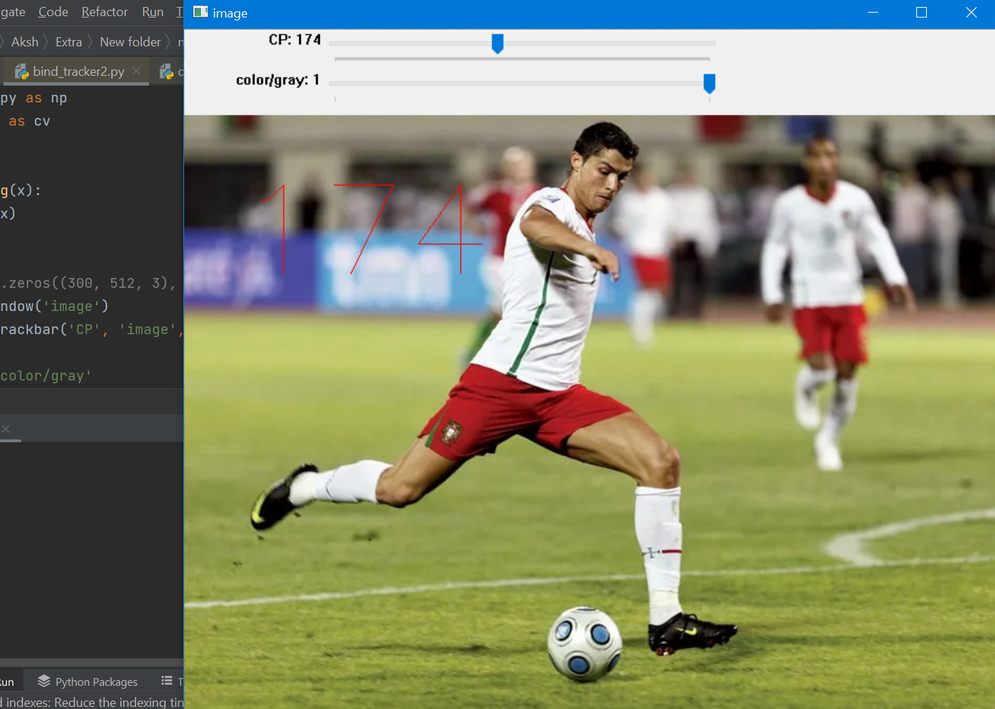
#> input picture bind_trackbar/bind_trac2.png, 995 x 709 px, shrunk from 1416 x 1010 before the run
$ python img_to_cartoon.py
#> lines starting #> are read from the running program, lines starting #| are printed output that depends on the picture; after the words box and inside, x2 and y2 are one past the last pixel; in counts of white or black regions, pixels touching at a corner belong together
# imge processing library
import cv2
import numpy as np

# create GUIs
from tkinter.filedialog import *

# ask to open file
photo = askopenfilename()
#> the answer given: ../bind_trackbar/bind_trac2.png
# for reading the image
img = cv2.imread(photo)
#> img is the input picture: shape (709, 995, 3); mean B, G, R 106.5, 135.4, 131.8
# used to convert color to grey
grey = cv2.cvtColor(img, cv2.COLOR_BGR2GRAY)
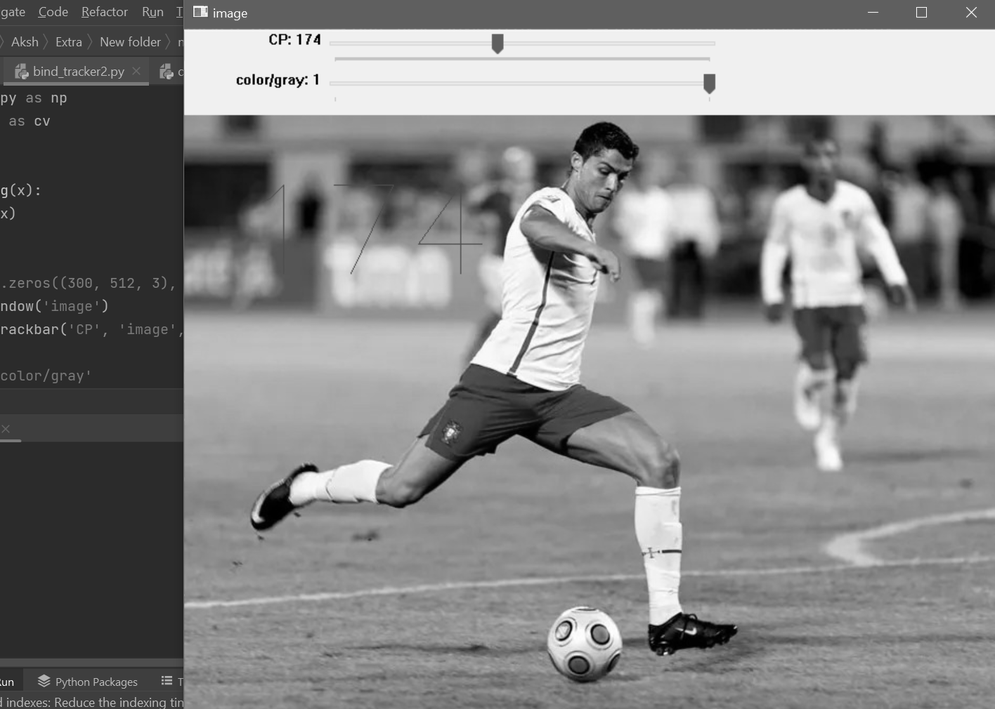
#> grey: shape (709, 995); min 0, max 255, mean 131
# used for processes the edges while removing the noise.
grey = cv2.medianBlur(grey, 5)
edges = cv2.adaptiveThreshold(grey, 255, cv2.ADAPTIVE_THRESH_MEAN_C, cv2.THRESH_BINARY, 9, 9)
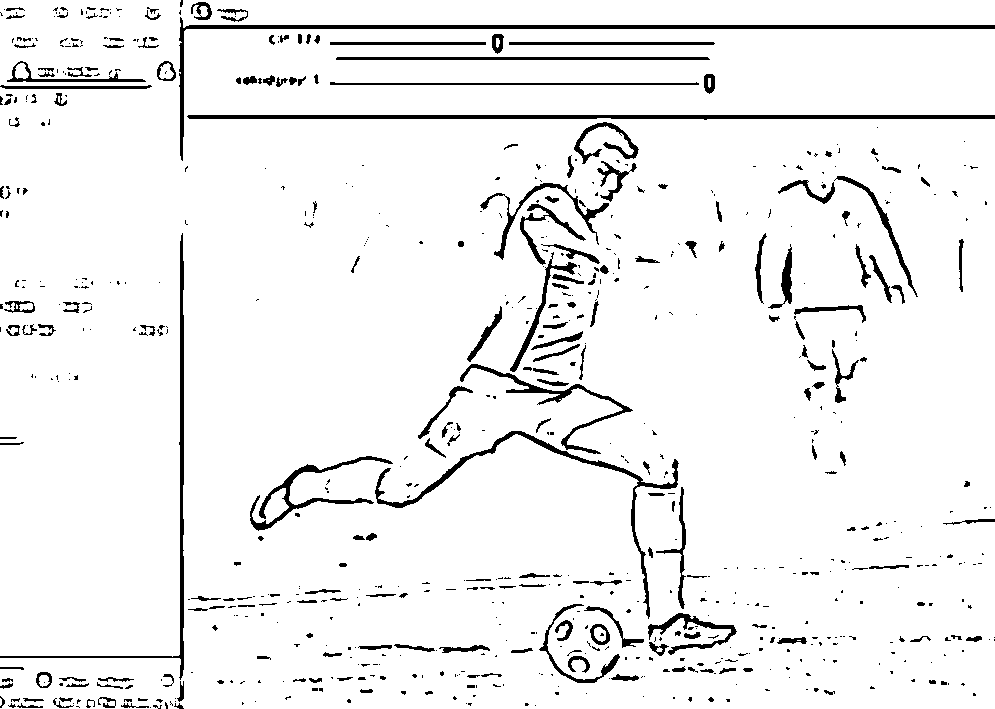
#> edges: shape (709, 995); 94.2% white; 721 black regions (491 under 20 px), largest, box (x1, y1, x2, y2) and area: (179, 17, 995, 161) 3773, (187, 115, 995, 120) 3217, (375, 431, 679, 619) 2226

color = cv2.bilateralFilter(img, 9, 230, 230)
cartoon = cv2.bitwise_and(color, color, mask=edges)
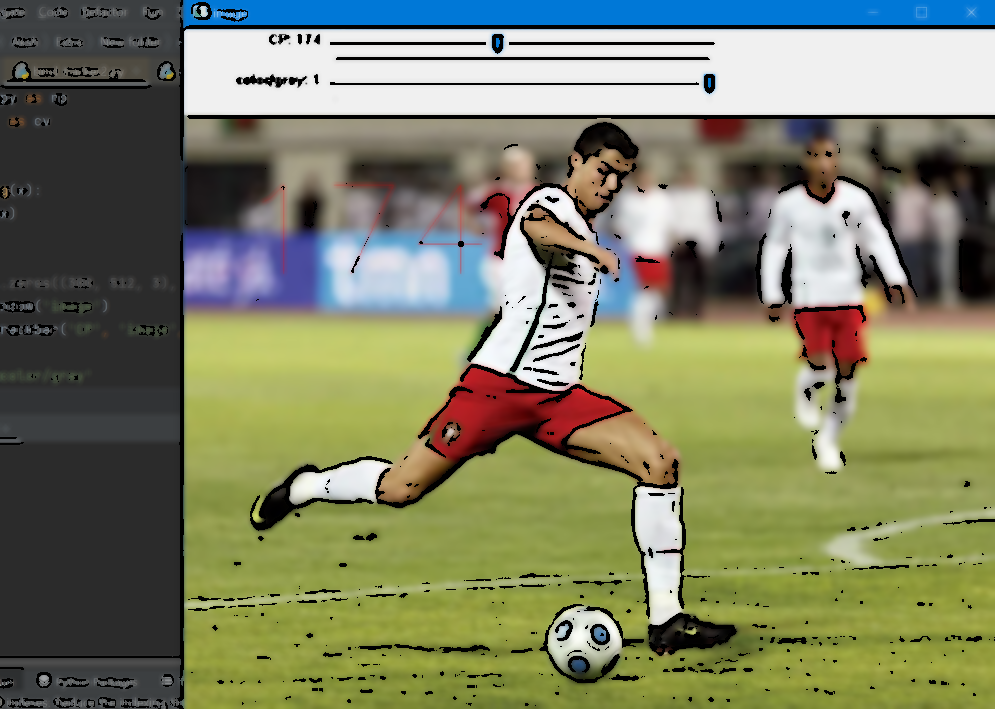
#> cartoon: shape (709, 995, 3); mean B, G, R 100.8, 129.1, 125.6

cv2.imshow("image", img)
cv2.imshow("cartoon", cartoon)

cv2.imwrite("cartoon.jpg", cartoon)
cv2.waitKey(0)
cv2.destroyAllWindows()
